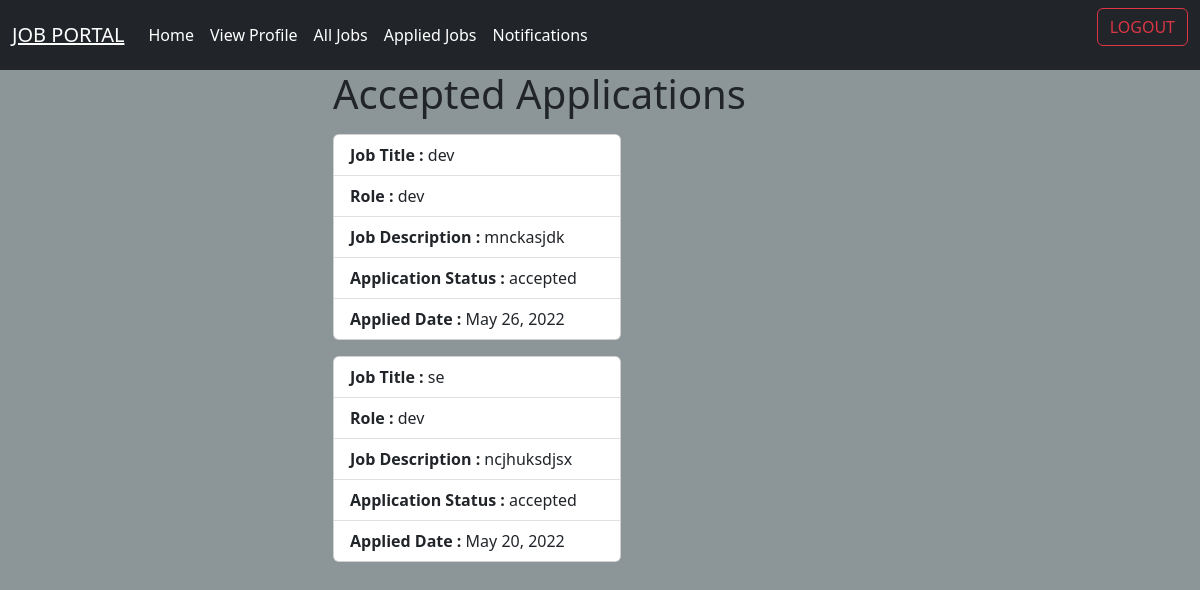
Screenshot of /candidates/acceptedapps (signed in) with the database file from the repository.
### employer/models.py (models this page shows, shortened)
class Applications(models.Model):
    applicant=models.ForeignKey(User,on_delete=models.CASCADE,related_name="applicant")
    job=models.ForeignKey(Jobs,on_delete=models.CASCADE,related_name="ajob")
    options=(
        ("applied","applied"),
        ("rejected","rejected"),
        ("pending","pending"),
        ("cancelled","cancelled"),
        ("accepted","accepted")
    )
    status=models.CharField(max_length=100,choices=options,default="applied")
    date=models.DateField(auto_now_add=True)
    class Meta:
        unique_together=(
            'applicant','job'
        )

class Jobs(models.Model):
    posted_by=models.ForeignKey(User,on_delete=models.CASCADE,related_name="company")
    job_title=models.CharField(max_length=120)
    job_description=models.TextField()
    role=models.CharField(max_length=120)
    experience=models.PositiveIntegerField(default=0)
    location=models.CharField(max_length=120)
    salary=models.PositiveIntegerField()
    created_date=models.DateField(auto_now_add=True)
    last_date=models.DateField(null=True)
    qualification=models.CharField(max_length=120,null=True)

### candidate/views.py (the view)
# urls.py: path("acceptedapps",views.Accepted_Applications.as_view(),name="accepted_apps"),
class Accepted_Applications(ListView):
    model = Applications
    template_name = "accepted_apps.html"
    context_object_name = "application"
    def get_queryset(self):
        return Applications.objects.filter(applicant=self.request.user,status="accepted").order_by("-date")

### candidate/templates/accepted_apps.html
{%extends 'base1.html'%}
{%block body_block%}
<div class="container">
    <div class="row">
        <div class="col-3"></div>
        <div class="col-6">
            <h1 class="mb-3">Accepted Applications</h1>
            {%for application in application%}
            <div class="card mb-3" style="width: 18rem;">
  <ul class="list-group list-group-flush">
    <li class="list-group-item"><strong>Job Title : </strong>{{application.job.job_title}}</li>
    <li class="list-group-item"><strong>Role : </strong>{{application.job.role}}</li>
    <li class="list-group-item"><strong>Job Description : </strong>{{application.job.job_description}}</li>
    <li class="list-group-item"><strong>Application Status : </strong>{{application.status}}</li>
      <li class="list-group-item"><strong>Applied Date : </strong>{{application.date}}</li>
  </ul>
</div>
            {%endfor%}
        </div>
        <div class="col-3"></div>
    </div>
</div>
{%endblock%}

### candidate/static/css/cand_style.css (style rules this page uses)
body { background-color:#8c9698; }

### rows the page displays
Applications: job.job_title "dev", job.role "dev", job.job_description "mnckasjdk", status "accepted", date "May 26, 2022"
Applications: job.job_title "se", job.role "dev", job.job_description "ncjhuksdjsx", status "accepted", date "May 20, 2022"
